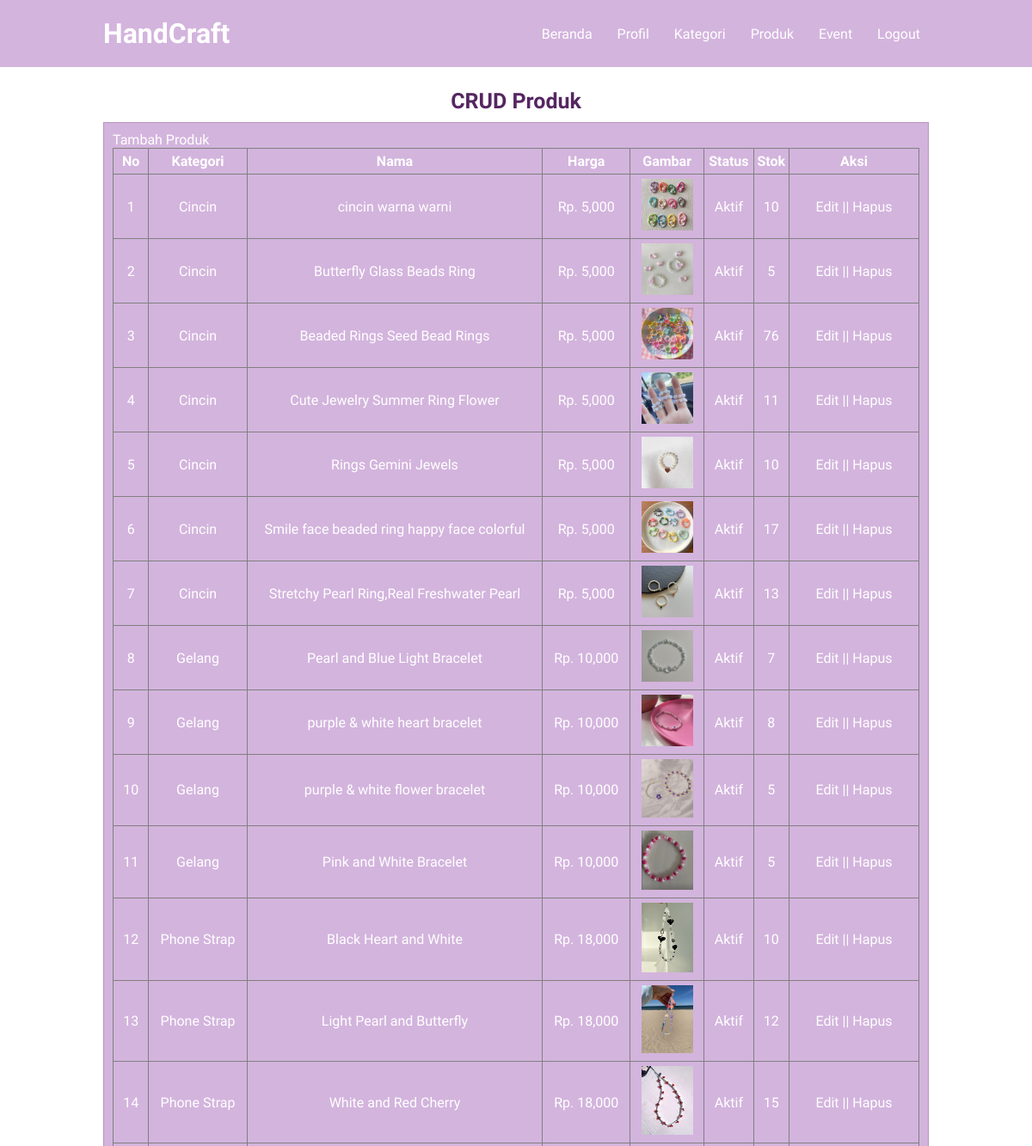
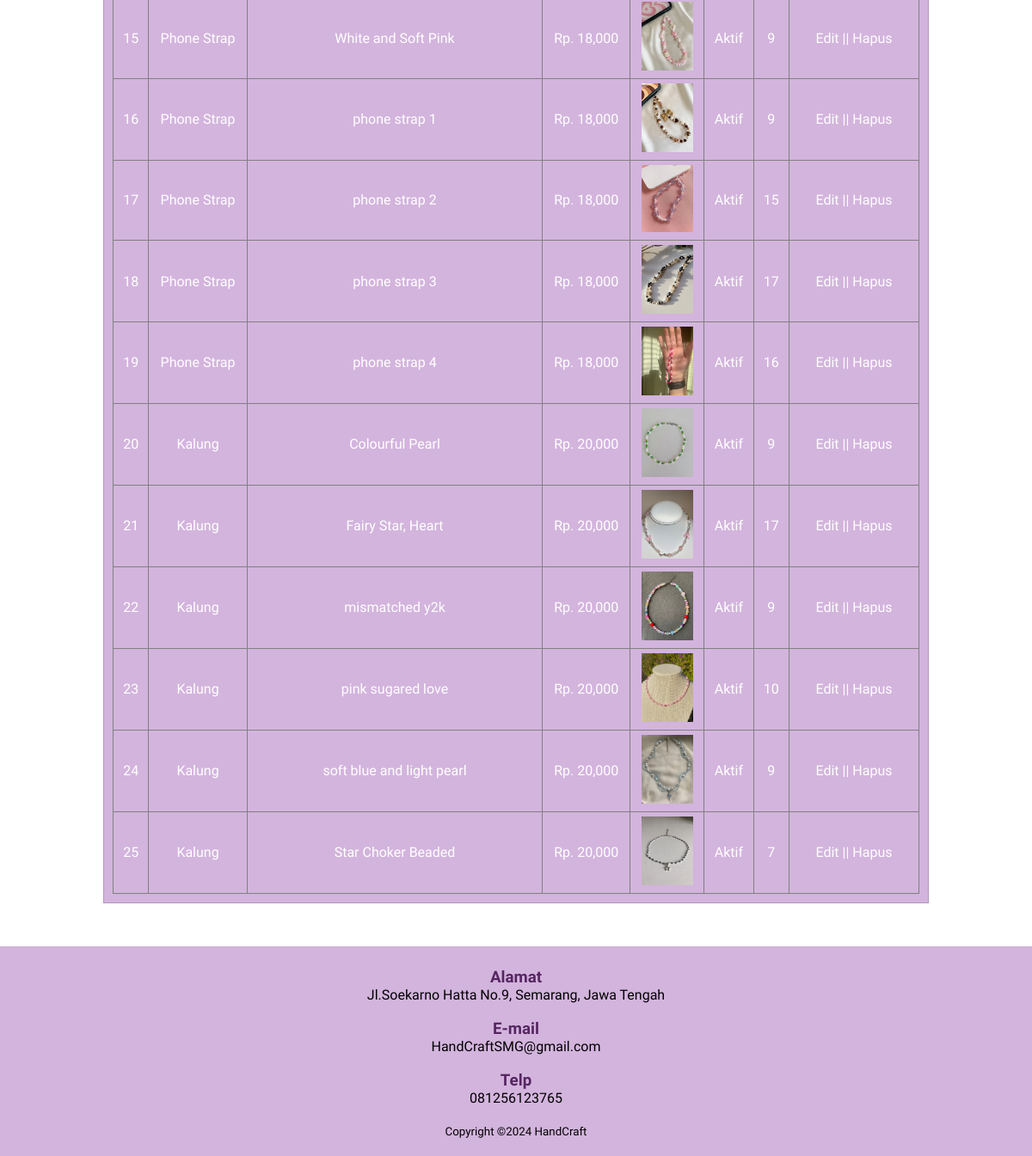
/data_produk.php (signed in), run on the app's committed database (2 pictures, top to bottom).
### tables this page shows
CREATE TABLE `tb_product` (
  `product_id` int(11) NOT NULL,
  `category_id` int(11) NOT NULL,
  `product_name` varchar(100) NOT NULL,
  `product_price` int(11) NOT NULL,
  `product_description` text NOT NULL,
  `product_image` varchar(100) NOT NULL,
  `product_status` tinyint(1) NOT NULL,
  `date_created` timestamp NOT NULL DEFAULT current_timestamp(),
  `stock` int(11) NOT NULL
);

CREATE TABLE `tb_category` (
  `category_id` int(11) NOT NULL,
  `category_name` varchar(30) NOT NULL
);

### data_produk.php (the view, shortened to what this page needs)
<?php
    include 'database.php';
?>
<!DOCTYPE html>
<html>
    <head>
        <link rel="stylesheet" href="style2.css">
    </head>
    <body>
        <header>
            <div class="container">
                <h1><a href="beranda_admin.php">HandCraft</a></h1>
                <ul>
                    <li><a href="beranda_admin.php">Beranda</a></li>
                    <li><a href="profil.php">Profil</a></li>
                    <li><a href="data_kategori.php">Kategori</a></li>
                    <li><a href="data_produk.php">Produk</a></li>
                    <li><a href="data_event.php">Event</a></li>
                    <li><a href="logout.php">Logout</a></li>
                </ul>
            </div>
        </header>
        <div class="section">
            <div class="container">
                <h3>CRUD Produk</h3>
                <div class="box">
                    <p color="#688333" style="text-align: left;"><a href = "tambah_produk.php">Tambah Produk</a></p>
                   <table border="1" cellspacing="0" class="tabel">
                       <thead>
                           <tr>
                               <th>No</th>
                               <th>Kategori</th>
                               <th>Nama</th>
                               <th>Harga</th>
                               <th>Gambar</th>
                               <th>Status</th>
                               <th>Stok</th>
                               <th width="150px">Aksi</th>
                           </tr>
                       </thead>
                       <tbody>
                           <?php
                                $no = 1;
                                $produk = mysqli_query($conn, "SELECT * FROM tb_product LEFT JOIN tb_category USING (category_id) ORDER BY product_id DESC");
                                if(mysqli_num_rows($produk) > 0){
                                while($row = mysqli_fetch_array($produk)){
                           ?>
                           <tr>
                               <td><?php echo $no++ ?></td>
                               <td><?php echo $row['category_name']?></td>
                               <td><?php echo $row['product_name']?></td>
                               <td>Rp. <?php echo number_format($row['product_price']) ?></td>
                               <td><a href="produk/<?php echo $row['product_image']?>" target="_blank"><img src="produk/<?php echo $row['product_image']?>" width="60px"></a></td>
                               <td><?php echo ($row['product_status'] == 0)? 'Tidak Aktif' : 'Aktif';?></td>
                               <td><?php echo $row['stock']?></td>
                               <td>
                                   <a href="edit_produk.php?id=<?php echo $row['product_id']?>">Edit</a> || <a href="hapus_kategori.php?idp=<?php echo $row['product_id'] ?>" onclick="return confirm('Yakin ingin menghapus produk?')">Hapus</a>
                               </td>
                           </tr>
                           <?php }}else{ ?>
                                <tr>
                                    <td colspan="8">Tidak ada data</td>
                                </tr>
                           <?php } ?>
                       </tbody>
                   </table>
                </div>
            </div>
        </div>
        <footer>
            <div class="container">
                <h3 style="text-align: center;">Alamat</h3>
                <p>Jl.Soekarno Hatta No.9, Semarang, Jawa Tengah</p>
                <br>
                <h3 style="text-align: center;">E-mail</h3>
                <p>HandCraftSMG@gmail.com</p>
                <br>
                <h3 style="text-align: center;">Telp</h3>
                <p>081256123765</p>
                <br>
                <small>Copyright &copy2024 HandCraft</small>
            </div>
        </footer>
    </body>
</html>

### style2.css (style rules this page uses)
* { padding: 0; margin: 0; font-family: 'Work Sans',sans-serif; }
body { background-color: #fff; }
a { color: #fff; text-decoration: none; }
header { background-color:#d3b4dd; color: #fff; }
header h1 { float: left; padding: 20px 0; }
header ul { float: right; }
header ul li { display: inline-block; }
header ul li a { padding: 30px 10px 20px 15px; display: inline-block; }
.section { color: #8a6096; }
footer { padding: 25px 0 20px 0; background-color: #d3b4dd; }
.container { width: 80%; margin:0 auto; text-align: center; }
.container:after { content: ""; display: block; clear: both; }
.section { padding: 25px 0; }
.box { background-color: #d3b4dd; border: 1px solid #b396bc; padding: 10px; box-sizing: border-box; margin: 10px 0 25px 0; }
.box:after { content: ''; display: block; clear: both; }
.tabel { width: 100%; border-collapse: collapse; color: #fff; }
.tabel tr { height: 30px; }
.tabel tr td { padding: 5px 10px; }
.tabel tr td a { color: #fff; }
.section .container h3 { text-align: center; font-size: 25px; color: #552661; }
h3 { text-align: center; color: #552661; }

### data on the page
tb_product: category.category_name "Cincin", product_name "cincin warna warni", product_price "5,000", product_image (picture), product_status "Aktif", stock "10"
tb_product: category.category_name "Cincin", product_name "Butterfly Glass Beads Ring", product_price "5,000", product_image (picture), product_status "Aktif", stock "5"
tb_product: category.category_name "Cincin", product_name "Beaded Rings Seed Bead Rings", product_price "5,000", product_image (picture), product_status "Aktif", stock "76"
tb_product: category.category_name "Cincin", product_name "Cute Jewelry Summer Ring Flower", product_price "5,000", product_image (picture), product_status "Aktif", stock "11"
tb_product: category.category_name "Cincin", product_name "Rings Gemini Jewels", product_price "5,000", product_image (picture), product_status "Aktif", stock "10"
tb_product: category.category_name "Cincin", product_name "Smile face beaded ring happy face colorful", product_price "5,000", product_image (picture), product_status "Aktif", stock "17"
tb_product: category.category_name "Cincin", product_name "Stretchy Pearl Ring,Real Freshwater Pearl", product_price "5,000", product_image (picture), product_status "Aktif", stock "13"
tb_product: category.category_name "Gelang", product_name "Pearl and Blue Light Bracelet", product_price "10,000", product_image (picture), product_status "Aktif", stock "7"
tb_product: category.category_name "Gelang", product_name "purple & white heart bracelet", product_price "10,000", product_image (picture), product_status "Aktif", stock "8"
tb_product: category.category_name "Gelang", product_name "purple & white flower bracelet", product_price "10,000", product_image (picture), product_status "Aktif", stock "5"
tb_product: category.category_name "Gelang", product_name "Pink and White Bracelet", product_price "10,000", product_image (picture), product_status "Aktif", stock "5"
tb_product: category.category_name "Phone Strap", product_name "Black Heart and White", product_price "18,000", product_image (picture), product_status "Aktif", stock "10"
tb_product: category.category_name "Phone Strap", product_name "Light Pearl and Butterfly", product_price "18,000", product_image (picture), product_status "Aktif", stock "12"
tb_product: category.category_name "Phone Strap", product_name "White and Red Cherry", product_price "18,000", product_image (picture), product_status "Aktif", stock "15"
tb_product: category.category_name "Phone Strap", product_name "White and Soft Pink", product_price "18,000", product_image (picture), product_status "Aktif", stock "9"
tb_product: category.category_name "Phone Strap", product_name "phone strap 1", product_price "18,000", product_image (picture), product_status "Aktif", stock "9"
tb_product: category.category_name "Phone Strap", product_name "phone strap 2", product_price "18,000", product_image (picture), product_status "Aktif", stock "15"
tb_product: category.category_name "Phone Strap", product_name "phone strap 3", product_price "18,000", product_image (picture), product_status "Aktif", stock "17"
tb_product: category.category_name "Phone Strap", product_name "phone strap 4", product_price "18,000", product_image (picture), product_status "Aktif", stock "16"
tb_product: category.category_name "Kalung", product_name "Colourful Pearl", product_price "20,000", product_image (picture), product_status "Aktif", stock "9"
tb_product: category.category_name "Kalung", product_name "Fairy Star, Heart", product_price "20,000", product_image (picture), product_status "Aktif", stock "17"
tb_product: category.category_name "Kalung", product_name "mismatched y2k", product_price "20,000", product_image (picture), product_status "Aktif", stock "9"
tb_product: category.category_name "Kalung", product_name "pink sugared love", product_price "20,000", product_image (picture), product_status "Aktif", stock "10"
tb_product: category.category_name "Kalung", product_name "soft blue and light pearl", product_price "20,000", product_image (picture), product_status "Aktif", stock "9"
tb_product: category.category_name "Kalung", product_name "Star Choker Beaded", product_price "20,000", product_image (picture), product_status "Aktif", stock "7"
